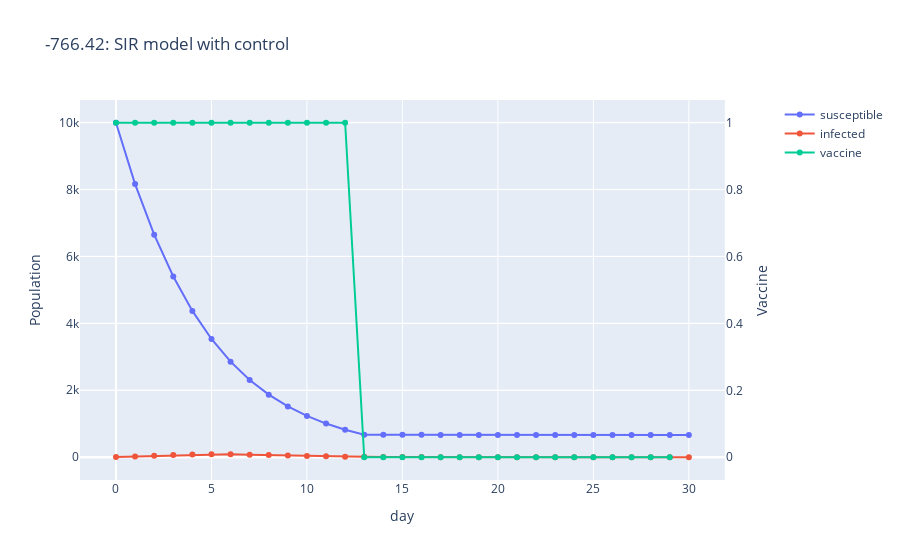

The cell this chart's notebook holds for it:
### Markdown cell above
- visualization

### Code cell
from plotly.subplots import make_subplots
import plotly.graph_objects as go

agent.qnetwork_local.load_state_dict(torch.load('checkpoint.pth'))
env2 = SirEnvironment()
state2 = env2.reset()
max_t = 30
states2 = state2
reward_sum2 = 0.
actions2 = []

for t in range(max_t):
    action2 = agent.act(state2, eps=0.0)
    actions2 = np.append(actions2, action2)
    next_state2, reward2, done, _ = env2.step(action2)
    reward_sum2 += reward2
    states2 = np.vstack((states2, next_state2))
    state2 = next_state2
    
# Create figure with secondary y-axis
fig = make_subplots(specs=[[{"secondary_y": True}]])

# Add traces
fig.add_trace(
    go.Scatter(x=list(range(max_t+1)), y=states2[:,0].flatten(), name="susceptible",
        mode='lines+markers'),
    secondary_y=False,
)
fig.add_trace(
    go.Scatter(x=list(range(max_t+1)), y=states2[:,1].flatten(), name="infected",
        mode='lines+markers'),
    secondary_y=False,
)
fig.add_trace(
    go.Scatter(x=list(range(max_t+1)), y=actions2, name="vaccine",
        mode='lines+markers'),
    secondary_y=True,
)
# Add figure title
fig.update_layout(
    title_text=f'{reward_sum2:.2f}: SIR model with control'
)
# Set x-axis title
fig.update_xaxes(title_text="day")
# Set y-axes titles
fig.update_yaxes(title_text="Population", secondary_y=False)
fig.update_yaxes(title_text="Vaccine", secondary_y=True)

fig.show()

### Figure 1 — Plotly figure (JSON) as saved in the notebook; plotly's stock layout.template omitted (floating-point values rounded to 4 significant figures)
{"data": [{"mode": "lines+markers", "name": "susceptible", "type": "scatter", "x": [0, 1, 2, 3, 4, 5, 6, 7, 8, 9, 10, 11, 12, 13, 14, 15, 16, 17, 18, 19, 20, 21, 22, 23, 24, 25, 26, 27, 28, 29, 30], "xaxis": "x", "y": [9990, 8159.0, 6647.0, 5398.0, 4371.0, 3533.0, 2855.0, 2308.0, 1870.0, 1518.0, 1235.0, 1006.0, 820.8, 670.5, 669.4, 668.7, 668.3, 667.9, 667.7, 667.6, 667.5, 667.4, 667.4, 667.4, 667.3, 667.3, 667.3, 667.3, 667.3, 667.3, 667.3], "yaxis": "y"}, {"mode": "lines+markers", "name": "infected", "type": "scatter", "x": [0, 1, 2, 3, 4, 5, 6, 7, 8, 9, 10, 11, 12, 13, 14, 15, 16, 17, 18, 19, 20, 21, 22, 23, 24, 25, 26, 27, 28, 29, 30], "xaxis": "x", "y": [10, 23.56, 43.22, 64.5, 81.2, 88.9, 86.9, 77.52, 64.24, 50.19, 37.39, 26.81, 18.64, 12.64, 8.477, 5.684, 3.811, 2.555, 1.713, 1.149, 0.77, 0.5162, 0.3461, 0.232, 0.1555, 0.1043, 0.0699, 0.04686, 0.03141, 0.02106, 0.01412], "yaxis": "y"}, {"mode": "lines+markers", "name": "vaccine", "type": "scatter", "x": [0, 1, 2, 3, 4, 5, 6, 7, 8, 9, 10, 11, 12, 13, 14, 15, 16, 17, 18, 19, 20, 21, 22, 23, 24, 25, 26, 27, 28, 29, 30], "xaxis": "x", "y": [1, 1, 1, 1, 1, 1, 1, 1, 1, 1, 1, 1, 1, 0, 0, 0, 0, 0, 0, 0, 0, 0, 0, 0, 0, 0, 0, 0, 0, 0], "yaxis": "y2"}], "layout": {"title": {"text": "-766.42: SIR model with control"}, "xaxis": {"anchor": "y", "domain": [0, 0.94], "title": {"text": "day"}}, "yaxis": {"anchor": "x", "domain": [0, 1], "title": {"text": "Population"}}, "yaxis2": {"anchor": "x", "overlaying": "y", "side": "right", "title": {"text": "Vaccine"}}}}
